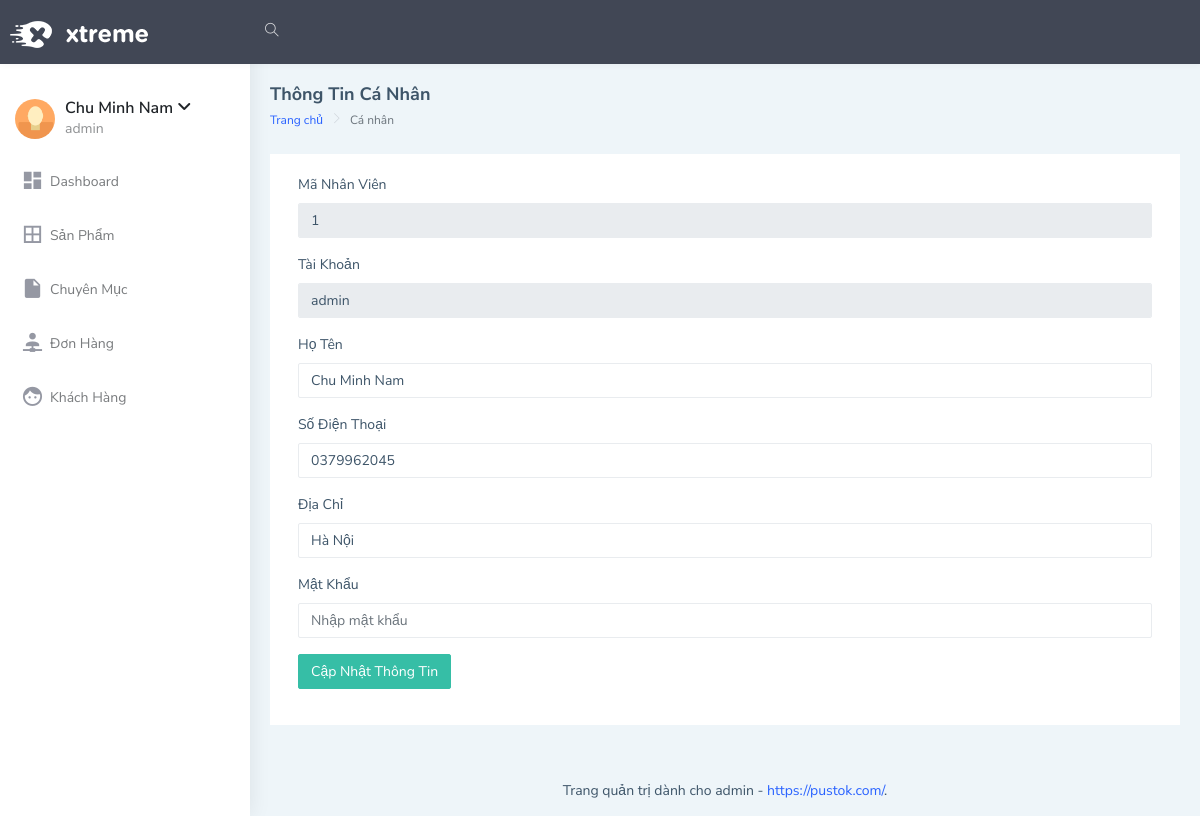
The app's page /webmypham/admin/ca-nhan.php (signed in) with its own data.
### tables this page shows
CREATE TABLE `nhanvien` (
  `manhanvien` int(11) NOT NULL,
  `taikhoan` varchar(255) NOT NULL,
  `matkhau` varchar(255) NOT NULL,
  `hoten` varchar(255) NOT NULL,
  `sodienthoai` varchar(11) NOT NULL,
  `diachi` varchar(255) NOT NULL
);

### webmypham/admin/ca-nhan.php (the view, shortened to what this page needs)
<?php require(__DIR__.'/layouts/header.php'); ?>
<?php
require('../database/connect.php');
$taikhoan = $_SESSION['user'];
$sql = "SELECT * FROM nhanvien WHERE taikhoan = ?";
$stmt = $conn->prepare($sql);
$stmt->execute([$taikhoan]);
$result = $stmt->fetch(PDO::FETCH_ASSOC);
?>
<div class="page-wrapper">
            <div class="page-breadcrumb">
                <div class="row align-items-center">
                    <div class="col-5">
                        <h4 class="page-title">Thông Tin Cá Nhân</h4>
                        <div class="d-flex align-items-center">
                            <nav aria-label="breadcrumb">
                                <ol class="breadcrumb">
                                    <li class="breadcrumb-item"><a href="#">Trang chủ</a></li>
                                    <li class="breadcrumb-item active" aria-current="page">Cá nhân</li>
                                </ol>
                            </nav>
                        </div>
                    </div>
                </div>
            </div>
            <div class="container-fluid">
                <div class="row">
                    <div class="col-12">
                        <div class="card">
                            <div class="card-body">
                                <form class="form-horizontal form-material mx-2" method="POST" enctype="multipart/form-data">
                                    <div class="form-group">
                                        <label class="col-md-12">Mã Nhân Viên</label>
                                        <div class="col-md-12">
                                            <input type="text" placeholder="Nhập mã nhân viên" class="form-control form-control-line" required disabled value="<?php echo $result['manhanvien']; ?>">
                                        </div>
                                    </div>
                                    <div class="form-group">
                                        <label class="col-md-12">Tài Khoản</label>
                                        <div class="col-md-12">
                                            <input type="text" placeholder="Nhập tài khoản" class="form-control form-control-line" required name="taikhoan" disabled value="<?php echo $taikhoan; ?>">
                                        </div>
                                    </div>
                                    <div class="form-group">
                                        <label class="col-md-12">Họ Tên</label>
                                        <div class="col-md-12">
                                            <input type="text" placeholder="Nhập họ tên" class="form-control form-control-line" required name="hoten" value="<?php echo $result['hoten']; ?>">
                                        </div>
                                    </div>
                                    <div class="form-group">
                                        <label class="col-md-12">Số Điện Thoại</label>
                                        <div class="col-md-12">
                                            <input type="text" placeholder="Nhập số điện thoại" class="form-control form-control-line" required name="sodienthoai" value="<?php echo $result['sodienthoai']; ?>">
                                        </div>
                                    </div>
                                    <div class="form-group">
                                        <label class="col-md-12">Địa Chỉ</label>
                                        <div class="col-md-12">
                                            <input type="text" placeholder="Nhập địa chỉ" class="form-control form-control-line" required name="diachi" value="<?php echo $result['diachi']; ?>">
                                        </div>
                                    </div>
                                    <div class="form-group">
                                        <label class="col-md-12">Mật Khẩu</label>
                                        <div class="col-md-12">
                                            <input type="password" placeholder="Nhập mật khẩu" class="form-control form-control-line"  name="matkhau">
                                        </div>
                                    </div>
                                    <div class="form-group">
                                        <div class="col-sm-12">
                                            <button class="btn btn-success text-white" type="submit">Cập Nhật Thông Tin</button>
                                        </div>
                                    </div>
                                </form>
                            </div>
                        </div>
                    </div>
                </div>
            </div>
<?php require(__DIR__.'/layouts/footer.php'); ?>

### records on screen
nhanvien: manhanvien "1", hoten "Chu Minh Nam", sodienthoai "0379962045", diachi "Hà Nội"

### other values on screen
$_SESSION['fullname'] "Chu Minh Nam"
$_SESSION['user'] "admin"
